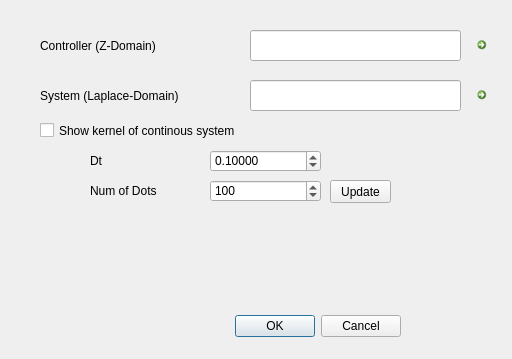
<?xml version="1.0" encoding="UTF-8"?>
<ui version="4.0">
 <class>DiscreteContinousSystemDialog</class>
 <widget class="QDialog" name="DiscreteContinousSystemDialog">
  <property name="geometry">
   <rect>
    <x>0</x>
    <y>0</y>
    <width>512</width>
    <height>359</height>
   </rect>
  </property>
  <property name="windowTitle">
   <string>Dialog</string>
  </property>
  <widget class="QDialogButtonBox" name="buttonBox">
   <property name="geometry">
    <rect>
     <x>60</x>
     <y>310</y>
     <width>341</width>
     <height>32</height>
    </rect>
   </property>
   <property name="orientation">
    <enum>Qt::Horizontal</enum>
   </property>
   <property name="standardButtons">
    <set>QDialogButtonBox::Cancel|QDialogButtonBox::Ok</set>
   </property>
  </widget>
  <widget class="QLineEdit" name="lineEditZController">
   <property name="geometry">
    <rect>
     <x>250</x>
     <y>30</y>
     <width>211</width>
     <height>31</height>
    </rect>
   </property>
   <property name="toolTip">
    <string>&lt;html&gt;&lt;head/&gt;&lt;body&gt;&lt;p&gt;give Name of Expression (Transferfunction of Complex Variable z)&lt;/p&gt;&lt;/body&gt;&lt;/html&gt;</string>
   </property>
  </widget>
  <widget class="QLineEdit" name="lineEditLSystem">
   <property name="geometry">
    <rect>
     <x>250</x>
     <y>80</y>
     <width>211</width>
     <height>31</height>
    </rect>
   </property>
   <property name="toolTip">
    <string>&lt;html&gt;&lt;head/&gt;&lt;body&gt;&lt;p&gt;give Name of Expression (Transferfunction of Complex Variable s)&lt;/p&gt;&lt;/body&gt;&lt;/html&gt;</string>
   </property>
  </widget>
  <widget class="QLabel" name="label">
   <property name="geometry">
    <rect>
     <x>70</x>
     <y>230</y>
     <width>311</width>
     <height>71</height>
    </rect>
   </property>
   <property name="text">
    <string/>
   </property>
   <property name="pixmap">
    <pixmap resource="../ressource.qrc">:/pic/Pictures/DiscreteContinousSys.png</pixmap>
   </property>
   <property name="scaledContents">
    <bool>true</bool>
   </property>
  </widget>
  <widget class="QLabel" name="label_2">
   <property name="geometry">
    <rect>
     <x>40</x>
     <y>30</y>
     <width>151</width>
     <height>31</height>
    </rect>
   </property>
   <property name="text">
    <string>Controller (Z-Domain)</string>
   </property>
  </widget>
  <widget class="QLabel" name="label_3">
   <property name="geometry">
    <rect>
     <x>40</x>
     <y>80</y>
     <width>181</width>
     <height>31</height>
    </rect>
   </property>
   <property name="text">
    <string>System (Laplace-Domain)</string>
   </property>
  </widget>
  <widget class="QCheckBox" name="checkBoxShowKernel">
   <property name="geometry">
    <rect>
     <x>40</x>
     <y>110</y>
     <width>321</width>
     <height>41</height>
    </rect>
   </property>
   <property name="text">
    <string>Show kernel of continous system</string>
   </property>
  </widget>
  <widget class="QDoubleSpinBox" name="doubleSpinBoxDt">
   <property name="geometry">
    <rect>
     <x>210</x>
     <y>150</y>
     <width>111</width>
     <height>22</height>
    </rect>
   </property>
   <property name="toolTip">
    <string>&lt;html&gt;&lt;head/&gt;&lt;body&gt;&lt;p&gt;Sampling interval for discretizing the Continous Transferfunction&lt;/p&gt;&lt;/body&gt;&lt;/html&gt;</string>
   </property>
   <property name="decimals">
    <number>5</number>
   </property>
   <property name="minimum">
    <double>0.000000000000000</double>
   </property>
   <property name="maximum">
    <double>1000000000.000000000000000</double>
   </property>
   <property name="singleStep">
    <double>0.100000000000000</double>
   </property>
   <property name="value">
    <double>0.100000000000000</double>
   </property>
  </widget>
  <widget class="QSpinBox" name="spinBoxDots">
   <property name="geometry">
    <rect>
     <x>210</x>
     <y>180</y>
     <width>111</width>
     <height>22</height>
    </rect>
   </property>
   <property name="toolTip">
    <string>&lt;html&gt;&lt;head/&gt;&lt;body&gt;&lt;p&gt;Number of dot for discretizing the Continous Transferfunction&lt;/p&gt;&lt;/body&gt;&lt;/html&gt;</string>
   </property>
   <property name="maximum">
    <number>1000000000</number>
   </property>
   <property name="value">
    <number>100</number>
   </property>
  </widget>
  <widget class="QLabel" name="label_4">
   <property name="geometry">
    <rect>
     <x>90</x>
     <y>150</y>
     <width>57</width>
     <height>21</height>
    </rect>
   </property>
   <property name="text">
    <string>Dt</string>
   </property>
  </widget>
  <widget class="QLabel" name="label_5">
   <property name="geometry">
    <rect>
     <x>90</x>
     <y>180</y>
     <width>101</width>
     <height>21</height>
    </rect>
   </property>
   <property name="text">
    <string>Num of Dots</string>
   </property>
  </widget>
  <widget class="QToolButton" name="toolButtonUpdate">
   <property name="geometry">
    <rect>
     <x>330</x>
     <y>180</y>
     <width>61</width>
     <height>23</height>
    </rect>
   </property>
   <property name="text">
    <string>Update</string>
   </property>
  </widget>
  <widget class="QCommandLinkButton" name="commandLinkButtonContTemp">
   <property name="geometry">
    <rect>
     <x>470</x>
     <y>30</y>
     <width>30</width>
     <height>30</height>
    </rect>
   </property>
   <property name="text">
    <string/>
   </property>
   <property name="iconSize">
    <size>
     <width>10</width>
     <height>10</height>
    </size>
   </property>
  </widget>
  <widget class="QCommandLinkButton" name="commandLinkButtonSysTemp">
   <property name="geometry">
    <rect>
     <x>470</x>
     <y>80</y>
     <width>30</width>
     <height>30</height>
    </rect>
   </property>
   <property name="text">
    <string/>
   </property>
   <property name="iconSize">
    <size>
     <width>10</width>
     <height>10</height>
    </size>
   </property>
  </widget>
 </widget>
 <resources>
  <include location="../ressource.qrc"/>
 </resources>
 <connections>
  <connection>
   <sender>buttonBox</sender>
   <signal>accepted()</signal>
   <receiver>DiscreteContinousSystemDialog</receiver>
   <slot>accept()</slot>
   <hints>
    <hint type="sourcelabel">
     <x>248</x>
     <y>254</y>
    </hint>
    <hint type="destinationlabel">
     <x>157</x>
     <y>274</y>
    </hint>
   </hints>
  </connection>
  <connection>
   <sender>buttonBox</sender>
   <signal>rejected()</signal>
   <receiver>DiscreteContinousSystemDialog</receiver>
   <slot>reject()</slot>
   <hints>
    <hint type="sourcelabel">
     <x>316</x>
     <y>260</y>
    </hint>
    <hint type="destinationlabel">
     <x>286</x>
     <y>274</y>
    </hint>
   </hints>
  </connection>
 </connections>
</ui>
